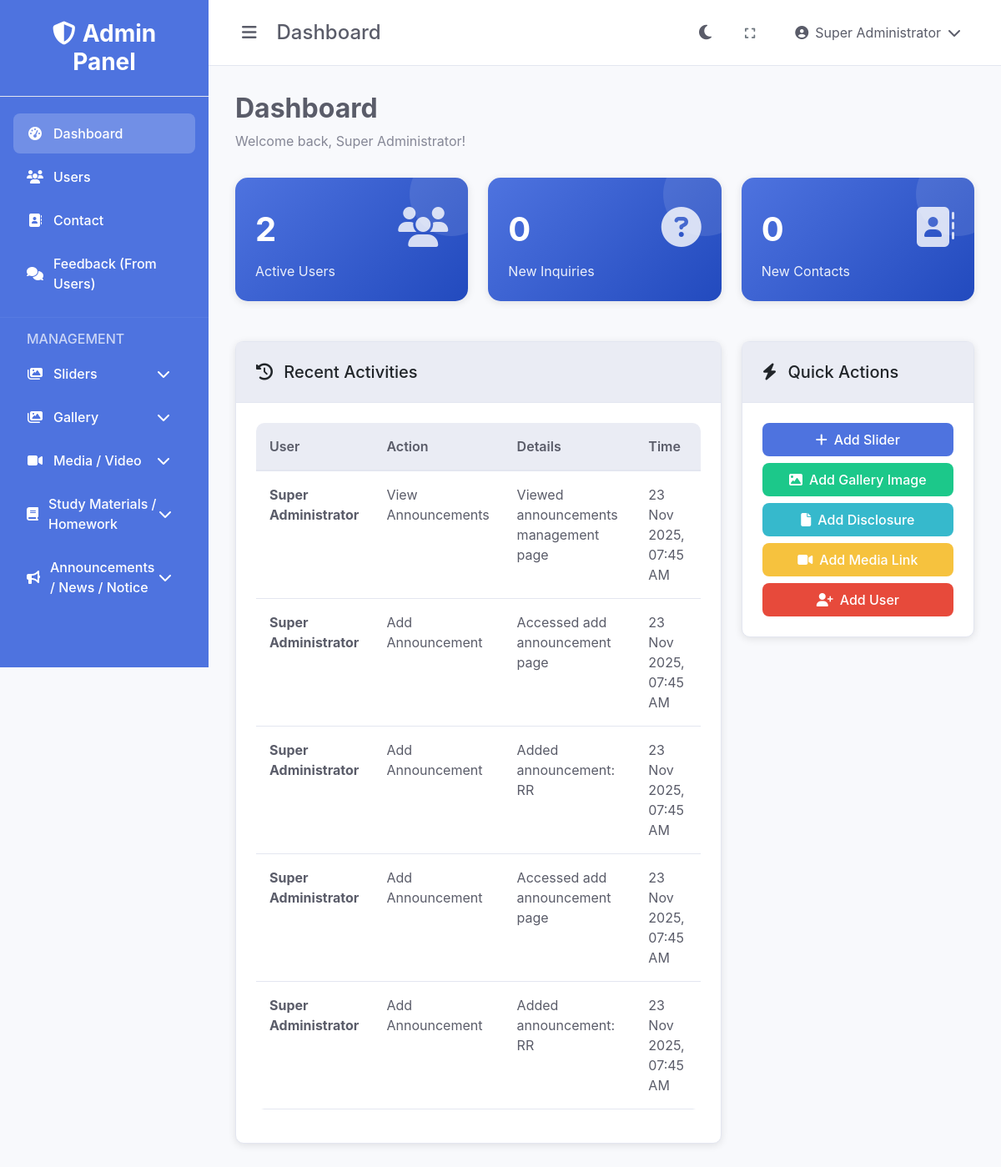
/dashboard.php (signed in), run on the app's committed database.
### tables this page shows
CREATE TABLE IF NOT EXISTS `activity_logs` (
  `id` int(11) NOT NULL AUTO_INCREMENT,
  `user_id` int(11) DEFAULT NULL,
  `action` varchar(100) NOT NULL,
  `details` text DEFAULT NULL,
  `created_at` timestamp NOT NULL DEFAULT current_timestamp(),
  PRIMARY KEY (`id`),
  KEY `idx_activity_logs_user_id` (`user_id`),
  KEY `idx_activity_logs_created_at` (`created_at`)
);

CREATE TABLE IF NOT EXISTS `users` (
  `id` int(11) NOT NULL AUTO_INCREMENT,
  `username` varchar(50) NOT NULL,
  `password` varchar(255) NOT NULL,
  `full_name` varchar(100) NOT NULL,
  `email` varchar(100) NOT NULL,
  `mobile_number` varchar(20) DEFAULT NULL,
  `user_type` enum('super_user','admin','user') DEFAULT 'user',
  `status` enum('active','inactive','pending') DEFAULT 'active',
  `profile_image` varchar(255) DEFAULT NULL,
  `last_login` datetime DEFAULT NULL,
  `created_at` timestamp NOT NULL DEFAULT current_timestamp(),
  `updated_at` timestamp NOT NULL DEFAULT current_timestamp() ON UPDATE current_timestamp(),
  PRIMARY KEY (`id`),
  UNIQUE KEY `username` (`username`),
  UNIQUE KEY `email` (`email`),
  KEY `idx_users_username` (`username`),
  KEY `idx_users_email` (`email`),
  KEY `idx_users_status` (`status`)
);

### includes/functions.php (called while the page is built, shortened)
<?php
function isSuperUser() {
    return isset($_SESSION['user_type']) && $_SESSION['user_type'] == 'super_user';
}
function formatDate($date) {
    return date('d M Y, h:i A', strtotime($date));
}
?>

### dashboard.php (the view, shortened to what this page needs)
<?php
require_once 'config/database.php';
require_once 'includes/functions.php';
$stats = [];
$sql = "SELECT COUNT(*) as count FROM users WHERE status = 'active'";
$result = $conn->query($sql);
$stats['users'] = $result->fetch_assoc()['count'];
$sql = "SELECT COUNT(*) as count FROM inquiries WHERE status = 'unread'";
$result = $conn->query($sql);
$stats['inquiries'] = $result->fetch_assoc()['count'];
$sql = "SELECT COUNT(*) as count FROM contacts WHERE status = 'unread'";
$result = $conn->query($sql);
$stats['contacts'] = $result->fetch_assoc()['count'];
$sql = "SELECT COUNT(*) as count FROM admission_forms WHERE status = 'pending'";
$result = $conn->query($sql);
$stats['admissions'] = $result->fetch_assoc()['count'];
$sql = "SELECT al.*, u.full_name FROM activity_logs al
        LEFT JOIN users u ON al.user_id = u.id
        ORDER BY al.created_at DESC LIMIT 5";
$recent_activities = $conn->query($sql);
?>
<!DOCTYPE html>
<html lang="en">
<head>
    <link href="https://cdn.jsdelivr.net/npm/bootstrap@5.3.0/dist/css/bootstrap.min.css" rel="stylesheet">
    <link href="https://cdnjs.cloudflare.com/ajax/libs/font-awesome/6.4.0/css/all.min.css" rel="stylesheet">
    <link href="assets/css/style.css" rel="stylesheet">
</head>
<body data-theme="light">
    <div class="admin-layout">
        <?php include 'includes/sidebar.php'; ?>
        <div class="main-content">
            <?php include 'includes/header.php'; ?>
            <div class="content">
                <div class="page-header">
                    <h1 class="page-title">Dashboard</h1>
                    <p class="page-subtitle">Welcome back, <?php echo $_SESSION['full_name']; ?>!</p>
                </div>
                <div class="row mb-4">
                    <div class="col-xl-4 col-md-6 mb-4">
                        <div class="card stats-card">
                            <div class="card-body">
                                <div class="d-flex justify-content-between">
                                    <div>
                                        <div class="stats-number"><?php echo $stats['users']; ?></div>
                                        <div class="stats-label">Active Users</div>
                                    </div>
                                    <div class="stats-icon">
                                        <i class="fas fa-users"></i>
                                    </div>
                                </div>
                            </div>
                        </div>
                    </div>
                    <div class="col-xl-4 col-md-6 mb-4">
                        <div class="card stats-card">
                            <div class="card-body">
                                <div class="d-flex justify-content-between">
                                    <div>
                                        <div class="stats-number"><?php echo $stats['inquiries']; ?></div>
                                        <div class="stats-label">New Inquiries</div>
                                    </div>
                                    <div class="stats-icon">
                                        <i class="fas fa-question-circle"></i>
                                    </div>
                                </div>
                            </div>
                        </div>
                    </div>
                    <div class="col-xl-4 col-md-6 mb-4">
                        <div class="card stats-card">
                            <div class="card-body">
                                <div class="d-flex justify-content-between">
                                    <div>
                                        <div class="stats-number"><?php echo $stats['contacts']; ?></div>
                                        <div class="stats-label">New Contacts</div>
                                    </div>
                                    <div class="stats-icon">
                                        <i class="fas fa-address-book"></i>
                                    </div>
                                </div>
                            </div>
                        </div>
                    </div>
                </div>
                <div class="row">
                    <?php if (isSuperUser()): ?>
                        <div class="col-lg-8 mb-4">
                            <div class="card">
                                <div class="card-header">
                                    <h5 class="card-title mb-0">
                                        <i class="fas fa-history me-2"></i>
                                        Recent Activities
                                    </h5>
                                </div>
                                <div class="card-body">
                                    <div class="table-responsive">
                                        <table class="table">
                                            <thead>
                                                <tr>
                                                    <th>User</th>
                                                    <th>Action</th>
                                                    <th>Details</th>
                                                    <th>Time</th>
                                                </tr>
                                            </thead>
                                            <tbody>
                                                <?php while ($activity = $recent_activities->fetch_assoc()): ?>
                                                <tr>
                                                    <td><strong><?php echo $activity['full_name'] ?? 'System'; ?></strong></td>
                                                    <td><?php echo $activity['action']; ?></td>
                                                    <td><?php echo $activity['details']; ?></td>
                                                    <td><?php echo formatDate($activity['created_at']); ?></td>
                                                </tr>
                                                <?php endwhile; ?>
                                            </tbody>
                                        </table>
                                    </div>
                                </div>
                            </div>
                        </div>
                        <div class="col-lg-4 mb-4">
                            <div class="card">
                                <div class="card-header">
                                    <h5 class="card-title mb-0">
                                        <i class="fas fa-bolt me-2"></i>
                                        Quick Actions
                                    </h5>
                                </div>
                                <div class="card-body">
                                    <div class="d-grid gap-2">
                                        <a href="sliders/add.php" class="btn btn-primary"><i class="fas fa-plus me-2"></i>Add Slider</a>
                                        <a href="gallery/add-image.php" class="btn btn-success"><i class="fas fa-image me-2"></i>Add Gallery Image</a>
                                        <a href="disclosures/add.php" class="btn btn-info"><i class="fas fa-file me-2"></i>Add Disclosure</a>
                                        <a href="media/add-link.php" class="btn btn-warning"><i class="fas fa-video me-2"></i>Add Media Link</a>
                                        <a href="users/add.php" class="btn btn-danger"><i class="fas fa-user-plus me-2"></i>Add User</a>
                                    </div>
                                </div>
                            </div>
                        </div>
                    <?php endif; ?>
                </div>
                </div>
            </div>
        </div>
</body>
</html>

### assets/css/style.css (style rules this page uses)
:root { --primary-color: #4e73df; --secondary-color: #858796; --success-color: #1cc88a; --info-color: #36b9cc; --warning-color: #f6c23e; --danger-color: #e74a3b; --light-color: #f8f9fc; --dark-color: #5a5c69; --sidebar-width: 250px; --header-height: 60px; --transition-speed: 0.3s; }
[data-theme="light"] { --bg-primary: #ffffff; --bg-secondary: #f8f9fc; --bg-tertiary: #eaecf4; --text-primary: #5a5c69; --text-secondary: #858796; --border-color: #e3e6f0; --card-bg: #ffffff; --sidebar-bg: #4e73df; --header-bg: #ffffff; }
* { margin: 0; padding: 0; box-sizing: border-box; }
body { font-family: 'Nunito', -apple-system, BlinkMacSystemFont, 'Segoe UI', Roboto, sans-serif; background-color: var(--bg-secondary); color: var(--text-primary); transition: background-color var(--transition-speed), color var(--transition-speed); }
.admin-layout { display: flex; min-height: 100vh; }
.main-content { flex: 1; margin-left: var(--sidebar-width); transition: margin-left var(--transition-speed); }
.content { padding: 2rem; }
.page-header { margin-bottom: 2rem; }
.page-title { font-size: 2rem; font-weight: 700; color: var(--text-primary); margin-bottom: 0.5rem; }
.page-subtitle { color: var(--text-secondary); font-size: 1rem; }
.card { background: var(--card-bg); border: 1px solid var(--border-color); border-radius: 10px; box-shadow: 0 2px 10px rgba(0, 0, 0, 0.1); transition: all 0.3s ease; }
.card-header { background: var(--bg-tertiary); border-bottom: 1px solid var(--border-color); padding: 1.5rem; border-radius: 10px 10px 0 0; }
.card-body { padding: 1.5rem; }
.btn { border-radius: 8px; font-weight: 500; padding: 0.5rem 1rem; transition: all 0.3s ease; border: none; }
.btn-primary { background: var(--primary-color); color: white; }
.btn-success { background: var(--success-color); color: white; }
.btn-danger { background: var(--danger-color); color: white; }
.btn-warning { background: var(--warning-color); color: white; }
.btn-info { background: var(--info-color); color: white; }
.table { background: var(--card-bg); border-radius: 10px; overflow: hidden; }
.table th { background: var(--bg-tertiary); border-bottom: 2px solid var(--border-color); color: var(--text-primary); font-weight: 600; padding: 1rem; }
.table td { padding: 1rem; border-bottom: 1px solid var(--border-color); color: var(--text-primary); }
.stats-card { background: linear-gradient(135deg, var(--primary-color) 0%, #224abe 100%); color: white; border: none; border-radius: 15px; overflow: hidden; position: relative; }
.stats-card::before { content: ''; position: absolute; top: 0; right: 0; width: 100px; height: 100px; background: rgba(255, 255, 255, 0.1); border-radius: 50%; transform: translate(30px, -30px); }
.stats-card .card-body { position: relative; z-index: 1; }
.stats-icon { font-size: 3rem; opacity: 0.8; }
.stats-number { font-size: 2.5rem; font-weight: 700; margin: 0.5rem 0; }
.stats-label { font-size: 1rem; opacity: 0.9; }

### data on the page
activity_logs: user.full_name "Super Administrator", action "View Announcements", details "Viewed announcements management page", created_at "23 Nov 2025, 07:45 AM"
activity_logs: user.full_name "Super Administrator", action "Add Announcement", details "Accessed add announcement page", created_at "23 Nov 2025, 07:45 AM"
activity_logs: user.full_name "Super Administrator", action "Add Announcement", details "Added announcement: RR", created_at "23 Nov 2025, 07:45 AM"
activity_logs: user.full_name "Super Administrator", action "Add Announcement", details "Accessed add announcement page", created_at "23 Nov 2025, 07:45 AM"
activity_logs: user.full_name "Super Administrator", action "Add Announcement", details "Added announcement: RR", created_at "23 Nov 2025, 07:45 AM"

### other printed values
basename($_SERVER['PHP_SELF'], '.php') "Dashboard"
$_SESSION['full_name'] "Super Administrator"
$stats['users'] "2"
$stats['inquiries'] "0"
$stats['contacts'] "0"
